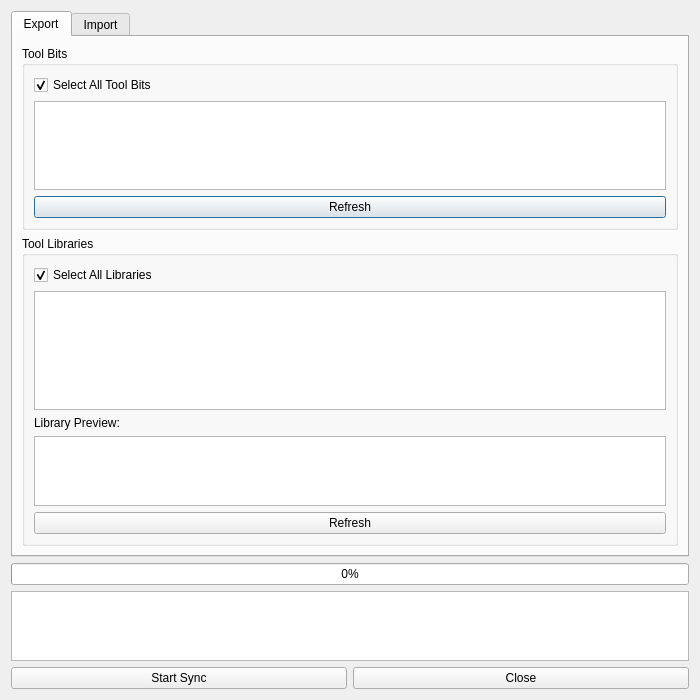
<?xml version="1.0" encoding="UTF-8"?>
<ui version="4.0">
 <class>SmoothSyncDialog</class>
 <widget class="QDialog" name="SmoothSyncDialog">
  <property name="geometry">
   <rect>
    <x>0</x>
    <y>0</y>
    <width>700</width>
    <height>700</height>
   </rect>
  </property>
  <property name="windowTitle">
   <string>Sync with Smooth</string>
  </property>
  <property name="modal">
   <bool>true</bool>
  </property>
  <layout class="QVBoxLayout" name="mainLayout">
   <item>
    <widget class="QTabWidget" name="tabs">
     <property name="currentIndex">
      <number>0</number>
     </property>
     <widget class="QWidget" name="exportTab">
      <attribute name="title">
       <string>Export</string>
      </attribute>
      <layout class="QVBoxLayout" name="exportLayout">
       <item>
        <widget class="QGroupBox" name="toolBitsGroup">
         <property name="title">
          <string>Tool Bits</string>
         </property>
         <layout class="QVBoxLayout" name="toolBitsLayout">
          <item>
           <widget class="QCheckBox" name="selectAllBits">
            <property name="text">
             <string>Select All Tool Bits</string>
            </property>
            <property name="checked">
             <bool>true</bool>
            </property>
           </widget>
          </item>
          <item>
           <widget class="QListWidget" name="toolBitsList">
            <property name="selectionMode">
             <enum>QAbstractItemView::MultiSelection</enum>
            </property>
           </widget>
          </item>
          <item>
           <widget class="QPushButton" name="refreshBitsButton">
            <property name="text">
             <string>Refresh</string>
            </property>
           </widget>
          </item>
         </layout>
        </widget>
       </item>
       <item>
        <widget class="QGroupBox" name="librariesGroup">
         <property name="title">
          <string>Tool Libraries</string>
         </property>
         <layout class="QVBoxLayout" name="librariesLayout">
          <item>
           <widget class="QCheckBox" name="selectAllLibraries">
            <property name="text">
             <string>Select All Libraries</string>
            </property>
            <property name="checked">
             <bool>true</bool>
            </property>
           </widget>
          </item>
          <item>
           <widget class="QListWidget" name="librariesList">
            <property name="selectionMode">
             <enum>QAbstractItemView::MultiSelection</enum>
            </property>
           </widget>
          </item>
          <item>
           <widget class="QLabel" name="libraryPreviewLabel">
            <property name="text">
             <string>Library Preview:</string>
            </property>
           </widget>
          </item>
          <item>
           <widget class="QTextEdit" name="libraryPreview">
            <property name="maximumSize">
             <size>
              <width>16777215</width>
              <height>100</height>
             </size>
            </property>
            <property name="readOnly">
             <bool>true</bool>
            </property>
           </widget>
          </item>
          <item>
           <widget class="QPushButton" name="refreshLibrariesButton">
            <property name="text">
             <string>Refresh</string>
            </property>
           </widget>
          </item>
         </layout>
        </widget>
       </item>
      </layout>
     </widget>
     <widget class="QWidget" name="importTab">
      <attribute name="title">
       <string>Import</string>
      </attribute>
      <layout class="QVBoxLayout" name="importLayout">
       <item>
        <widget class="QGroupBox" name="toolItemsGroup">
         <property name="title">
          <string>Tool Items</string>
         </property>
         <layout class="QVBoxLayout" name="toolItemsLayout">
          <item>
           <layout class="QHBoxLayout" name="itemsHeaderLayout">
            <item>
             <widget class="QCheckBox" name="selectAllItems">
              <property name="text">
               <string>Select All Tool Items</string>
              </property>
              <property name="checked">
               <bool>true</bool>
              </property>
             </widget>
            </item>
            <item>
             <spacer name="itemsHeaderSpacer">
              <property name="orientation">
               <enum>Qt::Horizontal</enum>
              </property>
              <property name="sizeHint" stdset="0">
               <size>
                <width>40</width>
                <height>20</height>
               </size>
              </property>
             </spacer>
            </item>
            <item>
             <widget class="QPushButton" name="refreshItemsButton">
              <property name="text">
               <string>Refresh</string>
              </property>
             </widget>
            </item>
           </layout>
          </item>
          <item>
           <widget class="QListWidget" name="toolItemsList">
            <property name="selectionMode">
             <enum>QAbstractItemView::MultiSelection</enum>
            </property>
           </widget>
          </item>
         </layout>
        </widget>
       </item>
       <item>
        <widget class="QGroupBox" name="toolSetsGroup">
         <property name="title">
          <string>Tool Sets</string>
         </property>
         <layout class="QVBoxLayout" name="toolSetsLayout">
          <item>
           <layout class="QHBoxLayout" name="setsHeaderLayout">
            <item>
             <widget class="QCheckBox" name="selectAllSets">
              <property name="text">
               <string>Select All Tool Sets</string>
              </property>
              <property name="checked">
               <bool>true</bool>
              </property>
             </widget>
            </item>
            <item>
             <spacer name="setsHeaderSpacer">
              <property name="orientation">
               <enum>Qt::Horizontal</enum>
              </property>
              <property name="sizeHint" stdset="0">
               <size>
                <width>40</width>
                <height>20</height>
               </size>
              </property>
             </spacer>
            </item>
            <item>
             <widget class="QPushButton" name="refreshSetsButton">
              <property name="text">
               <string>Refresh</string>
              </property>
             </widget>
            </item>
            <item>
             <widget class="QPushButton" name="viewHistoryButton">
              <property name="text">
               <string>View History</string>
              </property>
             </widget>
            </item>
           </layout>
          </item>
          <item>
           <widget class="QListWidget" name="toolSetsList">
            <property name="selectionMode">
             <enum>QAbstractItemView::MultiSelection</enum>
            </property>
           </widget>
          </item>
          <item>
           <widget class="QLabel" name="toolsetPreviewLabel">
            <property name="text">
             <string>Tool Set Preview:</string>
            </property>
           </widget>
          </item>
          <item>
           <widget class="QTextEdit" name="toolsetPreview">
            <property name="maximumSize">
             <size>
              <width>16777215</width>
              <height>80</height>
             </size>
            </property>
            <property name="readOnly">
             <bool>true</bool>
            </property>
           </widget>
          </item>
         </layout>
        </widget>
       </item>
      </layout>
     </widget>
    </widget>
   </item>
   <item>
    <widget class="QProgressBar" name="progressBar">
     <property name="value">
      <number>0</number>
     </property>
    </widget>
   </item>
   <item>
    <widget class="QTextEdit" name="statusText">
     <property name="maximumSize">
      <size>
       <width>16777215</width>
       <height>150</height>
      </size>
     </property>
     <property name="readOnly">
      <bool>true</bool>
     </property>
    </widget>
   </item>
   <item>
    <layout class="QHBoxLayout" name="buttonLayout">
     <item>
      <widget class="QPushButton" name="syncButton">
       <property name="text">
        <string>Start Sync</string>
       </property>
      </widget>
     </item>
     <item>
      <widget class="QPushButton" name="closeButton">
       <property name="text">
        <string>Close</string>
       </property>
      </widget>
     </item>
    </layout>
   </item>
  </layout>
 </widget>
 <resources/>
 <connections/>
</ui>
